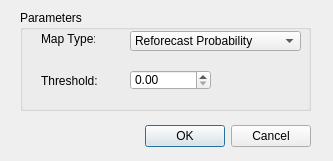
<?xml version="1.0" encoding="UTF-8"?>
<ui version="4.0">
 <class>AddMapDialog</class>
 <widget class="QDialog" name="AddMapDialog">
  <property name="geometry">
   <rect>
    <x>0</x>
    <y>0</y>
    <width>333</width>
    <height>161</height>
   </rect>
  </property>
  <property name="windowTitle">
   <string>Dialog</string>
  </property>
  <widget class="QWidget" name="layoutWidget">
   <property name="geometry">
    <rect>
     <x>20</x>
     <y>120</y>
     <width>291</width>
     <height>33</height>
    </rect>
   </property>
   <layout class="QHBoxLayout">
    <property name="spacing">
     <number>6</number>
    </property>
    <property name="margin">
     <number>0</number>
    </property>
    <item>
     <spacer>
      <property name="orientation">
       <enum>Qt::Horizontal</enum>
      </property>
      <property name="sizeHint" stdset="0">
       <size>
        <width>131</width>
        <height>31</height>
       </size>
      </property>
     </spacer>
    </item>
    <item>
     <widget class="QPushButton" name="okButton">
      <property name="text">
       <string>OK</string>
      </property>
     </widget>
    </item>
    <item>
     <widget class="QPushButton" name="cancelButton">
      <property name="text">
       <string>Cancel</string>
      </property>
     </widget>
    </item>
   </layout>
  </widget>
  <widget class="QGroupBox" name="groupBox">
   <property name="geometry">
    <rect>
     <x>20</x>
     <y>10</y>
     <width>291</width>
     <height>101</height>
    </rect>
   </property>
   <property name="title">
    <string>Parameters</string>
   </property>
   <widget class="QComboBox" name="map_type_combobox">
    <property name="geometry">
     <rect>
      <x>110</x>
      <y>21</y>
      <width>171</width>
      <height>20</height>
     </rect>
    </property>
    <item>
     <property name="text">
      <string>Reforecast Probability</string>
     </property>
    </item>
    <item>
     <property name="text">
      <string>Ensemble Probability</string>
     </property>
    </item>
    <item>
     <property name="text">
      <string>Reanalysis</string>
     </property>
    </item>
    <item>
     <property name="text">
      <string>Geographical</string>
     </property>
    </item>
   </widget>
   <widget class="QLabel" name="label">
    <property name="geometry">
     <rect>
      <x>21</x>
      <y>21</y>
      <width>54</width>
      <height>16</height>
     </rect>
    </property>
    <property name="text">
     <string>Map Type:</string>
    </property>
   </widget>
   <widget class="QLabel" name="label_2">
    <property name="geometry">
     <rect>
      <x>21</x>
      <y>63</y>
      <width>60</width>
      <height>16</height>
     </rect>
    </property>
    <property name="text">
     <string>Threshold:</string>
    </property>
   </widget>
   <widget class="QDoubleSpinBox" name="threshold_spin_box">
    <property name="geometry">
     <rect>
      <x>110</x>
      <y>60</y>
      <width>81</width>
      <height>20</height>
     </rect>
    </property>
   </widget>
  </widget>
 </widget>
 <resources/>
 <connections>
  <connection>
   <sender>okButton</sender>
   <signal>clicked()</signal>
   <receiver>AddMapDialog</receiver>
   <slot>accept()</slot>
   <hints>
    <hint type="sourcelabel">
     <x>278</x>
     <y>253</y>
    </hint>
    <hint type="destinationlabel">
     <x>96</x>
     <y>254</y>
    </hint>
   </hints>
  </connection>
  <connection>
   <sender>cancelButton</sender>
   <signal>clicked()</signal>
   <receiver>AddMapDialog</receiver>
   <slot>reject()</slot>
   <hints>
    <hint type="sourcelabel">
     <x>369</x>
     <y>253</y>
    </hint>
    <hint type="destinationlabel">
     <x>179</x>
     <y>282</y>
    </hint>
   </hints>
  </connection>
 </connections>
</ui>
